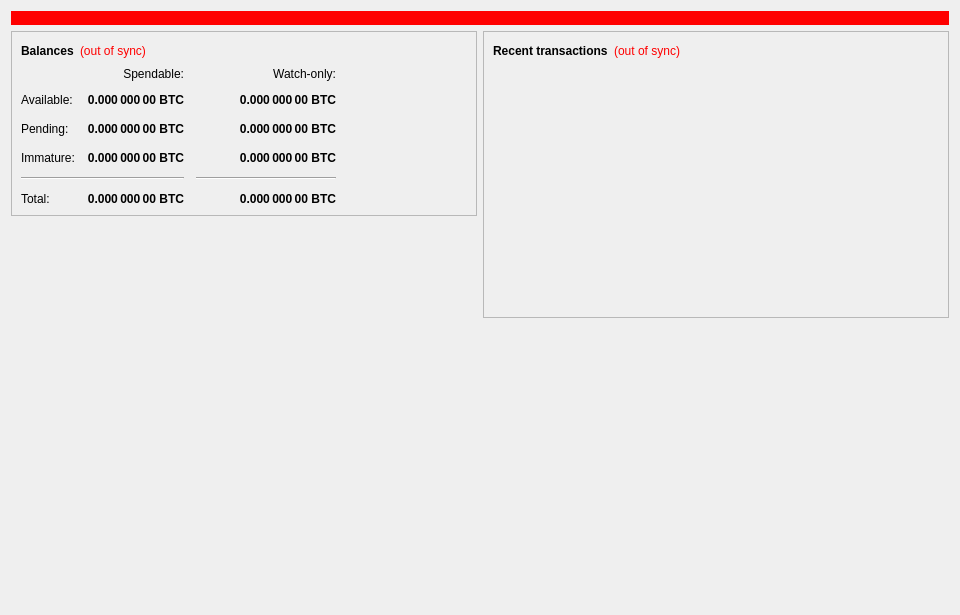
<?xml version="1.0" encoding="UTF-8"?>
<ui version="4.0">
 <class>OverviewPage</class>
 <widget class="QWidget" name="OverviewPage">
  <property name="geometry">
   <rect>
    <x>0</x>
    <y>0</y>
    <width>960</width>
    <height>615</height>
   </rect>
  </property>
  <property name="minimumSize">
   <size>
    <width>960</width>
    <height>0</height>
   </size>
  </property>
  <property name="windowTitle">
   <string>Form</string>
  </property>
  <layout class="QVBoxLayout" name="topLayout">
   <item>
    <widget class="QLabel" name="labelAlerts">
     <property name="visible">
      <bool>false</bool>
     </property>
     <property name="styleSheet">
      <string notr="true">background-color: #fe0000; color:#fff;</string>
     </property>
     <property name="wordWrap">
      <bool>true</bool>
     </property>
     <property name="margin">
      <number>3</number>
     </property>
    </widget>
   </item>
   <item>
    <layout class="QHBoxLayout" name="horizontalLayout" stretch="1,1">
     <item>
      <layout class="QVBoxLayout" name="verticalLayout_2">
       <item>
        <widget class="QFrame" name="frame">
         <property name="frameShape">
          <enum>QFrame::StyledPanel</enum>
         </property>
         <property name="frameShadow">
          <enum>QFrame::Raised</enum>
         </property>
         <layout class="QVBoxLayout" name="verticalLayout_4">
          <item>
           <layout class="QHBoxLayout" name="horizontalLayout_4">
            <item>
             <widget class="QLabel" name="label_5">
              <property name="font">
               <font>
                <weight>75</weight>
                <bold>true</bold>
               </font>
              </property>
              <property name="text">
               <string>Balances</string>
              </property>
             </widget>
            </item>
            <item>
             <widget class="QLabel" name="labelWalletStatus">
              <property name="cursor">
               <cursorShape>WhatsThisCursor</cursorShape>
              </property>
              <property name="toolTip">
               <string>The displayed information may be out of date. Your wallet automatically synchronizes with the Altbet network after a connection is established, but this process has not completed yet.</string>
              </property>
              <property name="styleSheet">
               <string notr="true">QLabel { color: red; }</string>
              </property>
              <property name="text">
               <string notr="true">(out of sync)</string>
              </property>
              <property name="alignment">
               <set>Qt::AlignLeading|Qt::AlignLeft|Qt::AlignVCenter</set>
              </property>
             </widget>
            </item>
            <item>
             <spacer name="horizontalSpacer_3">
              <property name="orientation">
               <enum>Qt::Horizontal</enum>
              </property>
              <property name="sizeHint" stdset="0">
               <size>
                <width>40</width>
                <height>20</height>
               </size>
              </property>
             </spacer>
            </item>
           </layout>
          </item>
          <item>
           <layout class="QGridLayout" name="gridLayout">
            <property name="spacing">
             <number>12</number>
            </property>
            <item row="2" column="2">
             <widget class="QLabel" name="labelWatchPending">
              <property name="font">
               <font>
                <weight>75</weight>
                <bold>true</bold>
               </font>
              </property>
              <property name="cursor">
               <cursorShape>IBeamCursor</cursorShape>
              </property>
              <property name="toolTip">
               <string>Unconfirmed transactions to watch-only addresses</string>
              </property>
              <property name="text">
               <string notr="true">0.000 000 00 BTC</string>
              </property>
              <property name="alignment">
               <set>Qt::AlignRight|Qt::AlignTrailing|Qt::AlignVCenter</set>
              </property>
              <property name="textInteractionFlags">
               <set>Qt::LinksAccessibleByMouse|Qt::TextSelectableByKeyboard|Qt::TextSelectableByMouse</set>
              </property>
             </widget>
            </item>
            <item row="2" column="1">
             <widget class="QLabel" name="labelUnconfirmed">
              <property name="font">
               <font>
                <weight>75</weight>
                <bold>true</bold>
               </font>
              </property>
              <property name="cursor">
               <cursorShape>IBeamCursor</cursorShape>
              </property>
              <property name="toolTip">
               <string>Total of transactions that have yet to be confirmed, and do not yet count toward the spendable balance</string>
              </property>
              <property name="text">
               <string notr="true">0.000 000 00 BTC</string>
              </property>
              <property name="alignment">
               <set>Qt::AlignRight|Qt::AlignTrailing|Qt::AlignVCenter</set>
              </property>
              <property name="textInteractionFlags">
               <set>Qt::LinksAccessibleByMouse|Qt::TextSelectableByKeyboard|Qt::TextSelectableByMouse</set>
              </property>
             </widget>
            </item>
            <item row="3" column="2">
             <widget class="QLabel" name="labelWatchImmature">
              <property name="font">
               <font>
                <weight>75</weight>
                <bold>true</bold>
               </font>
              </property>
              <property name="cursor">
               <cursorShape>IBeamCursor</cursorShape>
              </property>
              <property name="toolTip">
               <string>Staked or masternode rewards in watch-only addresses that has not yet matured</string>
              </property>
              <property name="text">
               <string notr="true">0.000 000 00 BTC</string>
              </property>
              <property name="alignment">
               <set>Qt::AlignRight|Qt::AlignTrailing|Qt::AlignVCenter</set>
              </property>
              <property name="textInteractionFlags">
               <set>Qt::LinksAccessibleByMouse|Qt::TextSelectableByKeyboard|Qt::TextSelectableByMouse</set>
              </property>
             </widget>
            </item>
            <item row="4" column="0" colspan="2">
             <widget class="Line" name="lineSpendableBalance">
              <property name="orientation">
               <enum>Qt::Horizontal</enum>
              </property>
             </widget>
            </item>
            <item row="4" column="2">
             <widget class="Line" name="lineWatchBalance">
              <property name="sizePolicy">
               <sizepolicy hsizetype="Preferred" vsizetype="Fixed">
                <horstretch>0</horstretch>
                <verstretch>0</verstretch>
               </sizepolicy>
              </property>
              <property name="minimumSize">
               <size>
                <width>140</width>
                <height>0</height>
               </size>
              </property>
              <property name="orientation">
               <enum>Qt::Horizontal</enum>
              </property>
             </widget>
            </item>
            <item row="5" column="0">
             <widget class="QLabel" name="labelTotalText">
              <property name="text">
               <string>Total:</string>
              </property>
             </widget>
            </item>
            <item row="3" column="1">
             <widget class="QLabel" name="labelImmature">
              <property name="font">
               <font>
                <weight>75</weight>
                <bold>true</bold>
               </font>
              </property>
              <property name="cursor">
               <cursorShape>IBeamCursor</cursorShape>
              </property>
              <property name="toolTip">
               <string>Staked or masternode rewards that has not yet matured</string>
              </property>
              <property name="text">
               <string notr="true">0.000 000 00 BTC</string>
              </property>
              <property name="alignment">
               <set>Qt::AlignRight|Qt::AlignTrailing|Qt::AlignVCenter</set>
              </property>
              <property name="textInteractionFlags">
               <set>Qt::LinksAccessibleByMouse|Qt::TextSelectableByKeyboard|Qt::TextSelectableByMouse</set>
              </property>
             </widget>
            </item>
            <item row="2" column="3">
             <spacer name="horizontalSpacer_2">
              <property name="orientation">
               <enum>Qt::Horizontal</enum>
              </property>
              <property name="sizeHint" stdset="0">
               <size>
                <width>40</width>
                <height>20</height>
               </size>
              </property>
             </spacer>
            </item>
            <item row="3" column="0">
             <widget class="QLabel" name="labelImmatureText">
              <property name="text">
               <string>Immature:</string>
              </property>
             </widget>
            </item>
            <item row="5" column="1">
             <widget class="QLabel" name="labelTotal">
              <property name="font">
               <font>
                <weight>75</weight>
                <bold>true</bold>
               </font>
              </property>
              <property name="cursor">
               <cursorShape>IBeamCursor</cursorShape>
              </property>
              <property name="toolTip">
               <string>Your current total balance</string>
              </property>
              <property name="text">
               <string notr="true">0.000 000 00 BTC</string>
              </property>
              <property name="alignment">
               <set>Qt::AlignRight|Qt::AlignTrailing|Qt::AlignVCenter</set>
              </property>
              <property name="textInteractionFlags">
               <set>Qt::LinksAccessibleByMouse|Qt::TextSelectableByKeyboard|Qt::TextSelectableByMouse</set>
              </property>
             </widget>
            </item>
            <item row="5" column="2">
             <widget class="QLabel" name="labelWatchTotal">
              <property name="font">
               <font>
                <weight>75</weight>
                <bold>true</bold>
               </font>
              </property>
              <property name="cursor">
               <cursorShape>IBeamCursor</cursorShape>
              </property>
              <property name="toolTip">
               <string>Current total balance in watch-only addresses</string>
              </property>
              <property name="text">
               <string notr="true">0.000 000 00 BTC</string>
              </property>
              <property name="alignment">
               <set>Qt::AlignRight|Qt::AlignTrailing|Qt::AlignVCenter</set>
              </property>
              <property name="textInteractionFlags">
               <set>Qt::LinksAccessibleByMouse|Qt::TextSelectableByKeyboard|Qt::TextSelectableByMouse</set>
              </property>
             </widget>
            </item>
            <item row="0" column="2">
             <widget class="QLabel" name="labelWatchonly">
              <property name="text">
               <string>Watch-only:</string>
              </property>
              <property name="alignment">
               <set>Qt::AlignRight|Qt::AlignTrailing|Qt::AlignVCenter</set>
              </property>
             </widget>
            </item>
            <item row="1" column="0">
             <widget class="QLabel" name="labelBalanceText">
              <property name="text">
               <string>Available:</string>
              </property>
             </widget>
            </item>
            <item row="1" column="1">
             <widget class="QLabel" name="labelBalance">
              <property name="font">
               <font>
                <weight>75</weight>
                <bold>true</bold>
               </font>
              </property>
              <property name="cursor">
               <cursorShape>IBeamCursor</cursorShape>
              </property>
              <property name="toolTip">
               <string>Your current spendable balance</string>
              </property>
              <property name="text">
               <string notr="true">0.000 000 00 BTC</string>
              </property>
              <property name="alignment">
               <set>Qt::AlignRight|Qt::AlignTrailing|Qt::AlignVCenter</set>
              </property>
              <property name="textInteractionFlags">
               <set>Qt::LinksAccessibleByMouse|Qt::TextSelectableByKeyboard|Qt::TextSelectableByMouse</set>
              </property>
             </widget>
            </item>
            <item row="1" column="2">
             <widget class="QLabel" name="labelWatchAvailable">
              <property name="font">
               <font>
                <weight>75</weight>
                <bold>true</bold>
               </font>
              </property>
              <property name="cursor">
               <cursorShape>IBeamCursor</cursorShape>
              </property>
              <property name="toolTip">
               <string>Your current balance in watch-only addresses</string>
              </property>
              <property name="text">
               <string notr="true">0.000 000 00 BTC</string>
              </property>
              <property name="alignment">
               <set>Qt::AlignRight|Qt::AlignTrailing|Qt::AlignVCenter</set>
              </property>
              <property name="textInteractionFlags">
               <set>Qt::LinksAccessibleByMouse|Qt::TextSelectableByKeyboard|Qt::TextSelectableByMouse</set>
              </property>
             </widget>
            </item>
            <item row="2" column="0">
             <widget class="QLabel" name="labelPendingText">
              <property name="text">
               <string>Pending:</string>
              </property>
             </widget>
            </item>
            <item row="0" column="1">
             <widget class="QLabel" name="labelSpendable">
              <property name="text">
               <string>Spendable:</string>
              </property>
              <property name="alignment">
               <set>Qt::AlignRight|Qt::AlignTrailing|Qt::AlignVCenter</set>
              </property>
             </widget>
            </item>
           </layout>
          </item>
         </layout>
        </widget>
       </item>
       <item>
        <spacer name="verticalSpacer">
         <property name="orientation">
          <enum>Qt::Vertical</enum>
         </property>
         <property name="sizeHint" stdset="0">
          <size>
           <width>20</width>
           <height>40</height>
          </size>
         </property>
        </spacer>
       </item>
      </layout>
     </item>
     <item>
      <layout class="QVBoxLayout" name="verticalLayout_3">
       <item>
        <widget class="QFrame" name="frame_2">
         <property name="frameShape">
          <enum>QFrame::StyledPanel</enum>
         </property>
         <property name="frameShadow">
          <enum>QFrame::Raised</enum>
         </property>
         <layout class="QVBoxLayout" name="verticalLayout">
          <item>
           <layout class="QHBoxLayout" name="horizontalLayout_2">
            <item>
             <widget class="QLabel" name="label_4">
              <property name="font">
               <font>
                <weight>75</weight>
                <bold>true</bold>
               </font>
              </property>
              <property name="text">
               <string>Recent transactions</string>
              </property>
             </widget>
            </item>
            <item>
             <widget class="QLabel" name="labelTransactionsStatus">
              <property name="cursor">
               <cursorShape>WhatsThisCursor</cursorShape>
              </property>
              <property name="toolTip">
               <string>The displayed information may be out of date. Your wallet automatically synchronizes with the Altbet network after a connection is established, but this process has not completed yet.</string>
              </property>
              <property name="styleSheet">
               <string notr="true">QLabel { color: red; }</string>
              </property>
              <property name="text">
               <string notr="true">(out of sync)</string>
              </property>
              <property name="alignment">
               <set>Qt::AlignRight|Qt::AlignTrailing|Qt::AlignVCenter</set>
              </property>
             </widget>
            </item>
            <item>
             <spacer name="horizontalSpacer">
              <property name="orientation">
               <enum>Qt::Horizontal</enum>
              </property>
              <property name="sizeHint" stdset="0">
               <size>
                <width>40</width>
                <height>20</height>
               </size>
              </property>
             </spacer>
            </item>
           </layout>
          </item>
          <item>
           <widget class="QListView" name="listTransactions">
            <property name="styleSheet">
             <string notr="true">QListView { background: transparent; }</string>
            </property>
            <property name="frameShape">
             <enum>QFrame::NoFrame</enum>
            </property>
            <property name="verticalScrollBarPolicy">
             <enum>Qt::ScrollBarAlwaysOff</enum>
            </property>
            <property name="horizontalScrollBarPolicy">
             <enum>Qt::ScrollBarAlwaysOff</enum>
            </property>
            <property name="selectionMode">
             <enum>QAbstractItemView::NoSelection</enum>
            </property>
           </widget>
          </item>
         </layout>
        </widget>
       </item>
       <item>
        <spacer name="verticalSpacer_2">
         <property name="orientation">
          <enum>Qt::Vertical</enum>
         </property>
         <property name="sizeType">
          <enum>QSizePolicy::Expanding</enum>
         </property>
         <property name="sizeHint" stdset="0">
          <size>
           <width>20</width>
           <height>40</height>
          </size>
         </property>
        </spacer>
       </item>
      </layout>
     </item>
    </layout>
   </item>
  </layout>
 </widget>
 <resources/>
 <connections/>
</ui>
